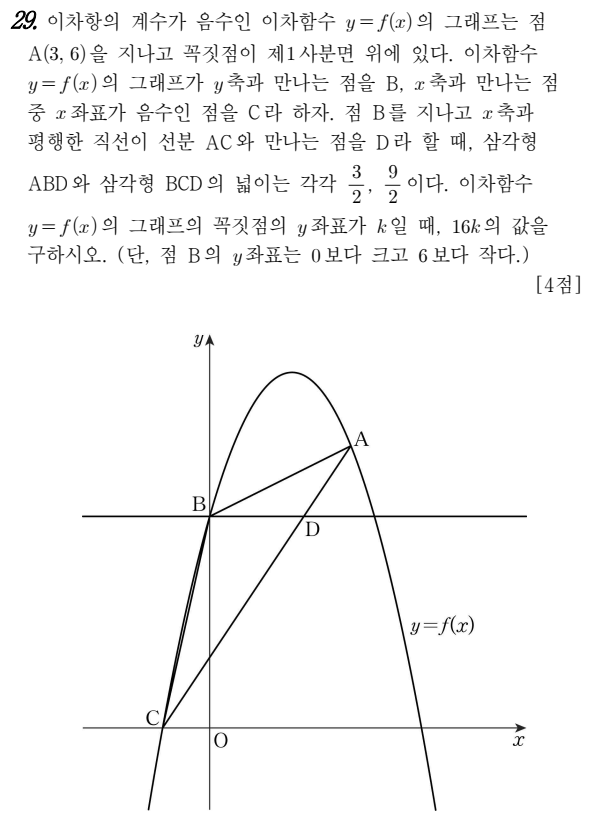
#> input picture img/go1m/000_29.png, 590 x 821 px
$ python -i build_sol.py   (imports and definitions only)
#> lines starting #> are read from the running program, lines starting #| are printed output that depends on the picture; after the words box and inside, x2 and y2 are one past the last pixel; in counts of white or black regions, pixels touching at a corner belong together
#> further down, picture is the input picture: PIL image 590x821 L; min 0, max 255, mean 246.9
# -*- coding: utf-8 -*-
"""해설지를 문항별로 잘라 그림으로 만든다.

해설은 여러 단(段)으로 짜여 있고, 각 문항은 «12. [출제의도] …» 로 시작한다.
   ① 빈 세로 띠를 찾아 단을 나눈다
   ② 단 안에서 «번호. [출제의도]» 줄을 찾는다
   ③ 그 줄부터 다음 줄(또는 단 끝)까지를 잘라 낸다
쪽을 넘어 이어지는 문항은 조각을 세로로 이어 붙인다.
"""
import sys, os, re, json, glob, collections
sys.path.insert(0, os.path.dirname(os.path.abspath(__file__)))
import pypdfium2 as pdfium
from PIL import Image
import layout

HERE = os.path.dirname(os.path.abspath(__file__))
APP = os.path.dirname(HERE)
DB = os.path.abspath(os.path.join(APP, '..', '데이터베이스', '해설파일(정리 전)'))
OUT = os.path.join(APP, 'img', '해설')

ANCHOR = re.compile(r'^\s*(\d{1,2})\s*\.\s*\[\s*출제의도\s*\]')
# 선택과목이 바뀌는 자리 표시. 「[확률과 통계]」처럼 괄호를 치기도 하지만,
# 「확률과 통계 정답」·「미적분 해설」처럼 괄호 없이 쓴 해설지가 더 많았다.
# 괄호만 보다가 2022·2023·2025년 7월 고3에서 세 과목 해설이 한 그림에 들어갔다.
SECT = re.compile(r'\[\s*(확률과\s*통계|미적분|기하)\s*\]'
                  r'|(확률과\s*통계|미적분|기하)\s*(?:정답|해설)')
SCALE = 2.4          # 그림 해상도
PAD = 4.0            # 잘라낼 때 둘레 여백(pt)

HOW_MANY = int(os.environ.get('SOL_N', '20'))    # 이번에 만들 회차 수 (최근 것부터)


# [74 lines left out: function pick_jobs, not called in this run]


JOBS = None          # main() 에서 채운다


# [40 lines left out: functions rule_cols, find_cols, not called in this run]


# 쪽 맨 위의 판형 글씨 — 「2026학년도 9월 / 전국연합학력평가 / 정답 및 해설 / 고1」.
# 해설이 쪽을 넘어 이어질 때 이것이 통째로 딸려 들어가, 풀이 한가운데에
# 「정답 및 해설」이 큼직하게 박혔다 (2026년 9월 고1 7번이 그랬다).
#
# 자리만 보고 자르면 위험하다. 어떤 해설지는 머리말과 본문이 한 줄에 섞여
# 「수학 영역에서 점 A의 좌표를 …」처럼 나오는데, 이런 줄을 버리면 풀이가 사라진다.
# 그래서 «쪽 위쪽 + 짧은 줄 + 판형 낱말» 세 가지가 모두 맞을 때만 버린다.
CHROME = re.compile(r'정답|해설|전국연합|학력평가|학년도|영역|^고\s*[123]$|고[123]$')


# [117 lines left out: functions chrome_floor, strip_chrome, col_of, agree_cuts, page_pieces, crop, not called in this run]


def trim_side(im, pad=10):
    """좌우에 남은 흰 여백을 걷어낸다.

    단을 못 나눈 해설지는 글이 쪽의 절반에만 있는데도 쪽 너비만큼 잘려,
    그림이 가로로 길어 카드 안에서 글씨가 깨알만 해졌다.
    세로는 건드리지 않는다 — 문항이 이어질 때 이어 붙여야 하기 때문이다."""
#> called with pad = 10
    import numpy as np
    a = np.array(im.convert('L')) < 170
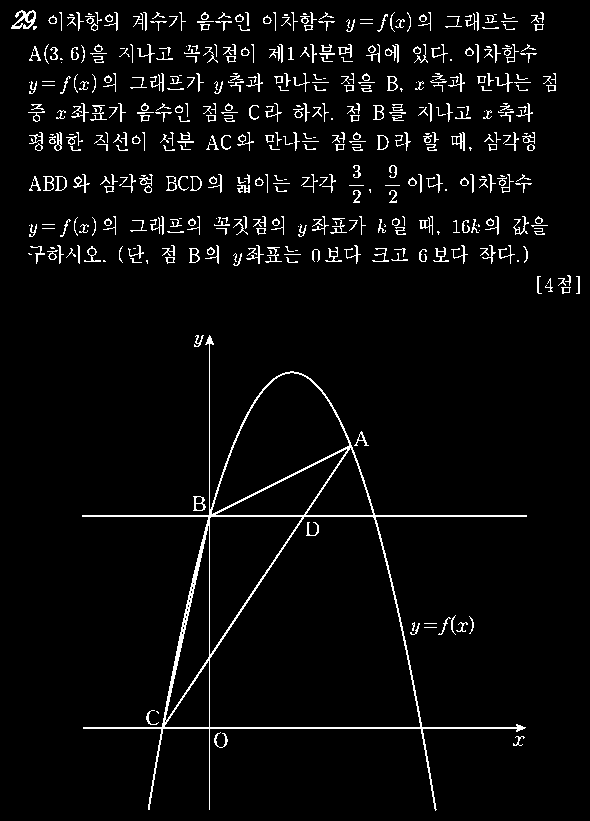
#> a: shape (821, 590) bool; 4.2% white in thin lines or dots
    xs = np.where(a.any(0))[0]
#> xs = 562 values from 11 to 579
    if not len(xs):
        return im
    x0 = max(0, int(xs[0]) - pad)
#> x0 = 1
    x1 = min(im.width, int(xs[-1]) + 1 + pad)
#> x1 = 590
    if x1 - x0 < 20 or x1 - x0 > im.width - 8:
        return im
    return im.crop((x0, 0, x1, im.height))


# [122 lines left out: functions stack, run_job, main, not called in this run]


# [2 lines not run here, left out]

>>> from PIL import Image
>>> picture = Image.open('../img/go1m/000_29.png')
>>> result = trim_side(picture)

$ run again, on img/go1x/003_03.png
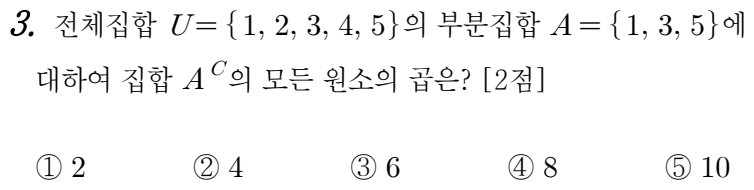
#> input picture img/go1x/003_03.png, 754 x 190 px
#> picture is the input picture: PIL image 754x190 L; min 0, max 255, mean 245.1
#> in trim_side, `a = np.array(im.convert('L')) < 170`:
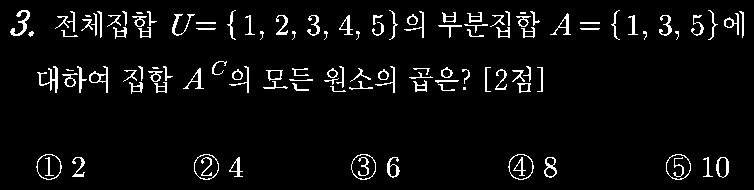
#> a: shape (190, 754) bool; 4.9% white in thin lines or dots, all inside (x1, y1, x2, y2) = (10, 10, 744, 180)
#> xs = 670 values from 10 to 743
#> x0 = 0
#> x1 = 754

$ run again, on img/go1x/006_15.png
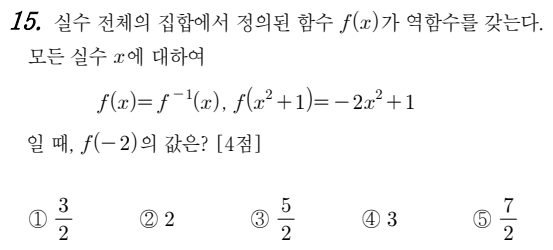
#> input picture img/go1x/006_15.png, 553 x 250 px
#> picture is the input picture: PIL image 553x250 L; min 0, max 255, mean 247.7
#> in trim_side, `a = np.array(im.convert('L')) < 170`:
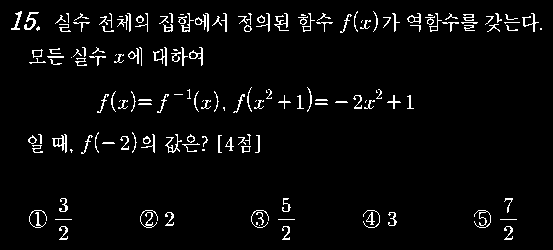
#> a: shape (250, 553) bool; 3.9% white in thin lines or dots, all inside (x1, y1, x2, y2) = (11, 11, 542, 240)
#> xs = 505 values from 11 to 541
#> x0 = 1
#> x1 = 552

$ run again, on img/go2m/000_16.png
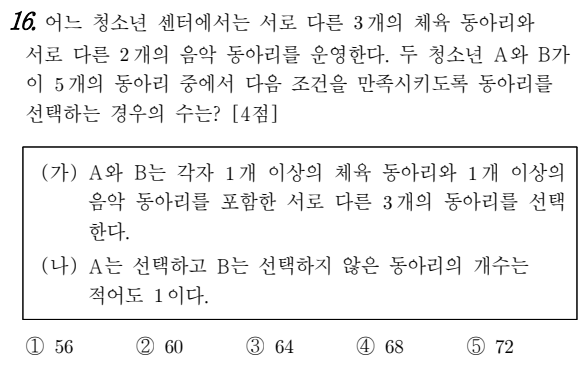
#> input picture img/go2m/000_16.png, 588 x 365 px
#> picture is the input picture: PIL image 588x365 L; min 0, max 255, mean 241.4
#> in trim_side, `a = np.array(im.convert('L')) < 170`:
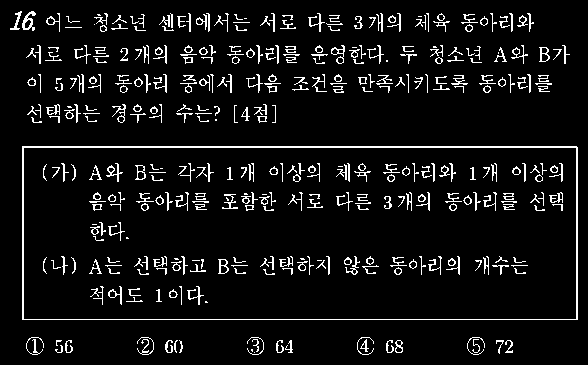
#> a: shape (365, 588) bool; 7% white in thin lines or dots
#> xs = 568 values from 10 to 577
#> x0 = 0
#> x1 = 588
